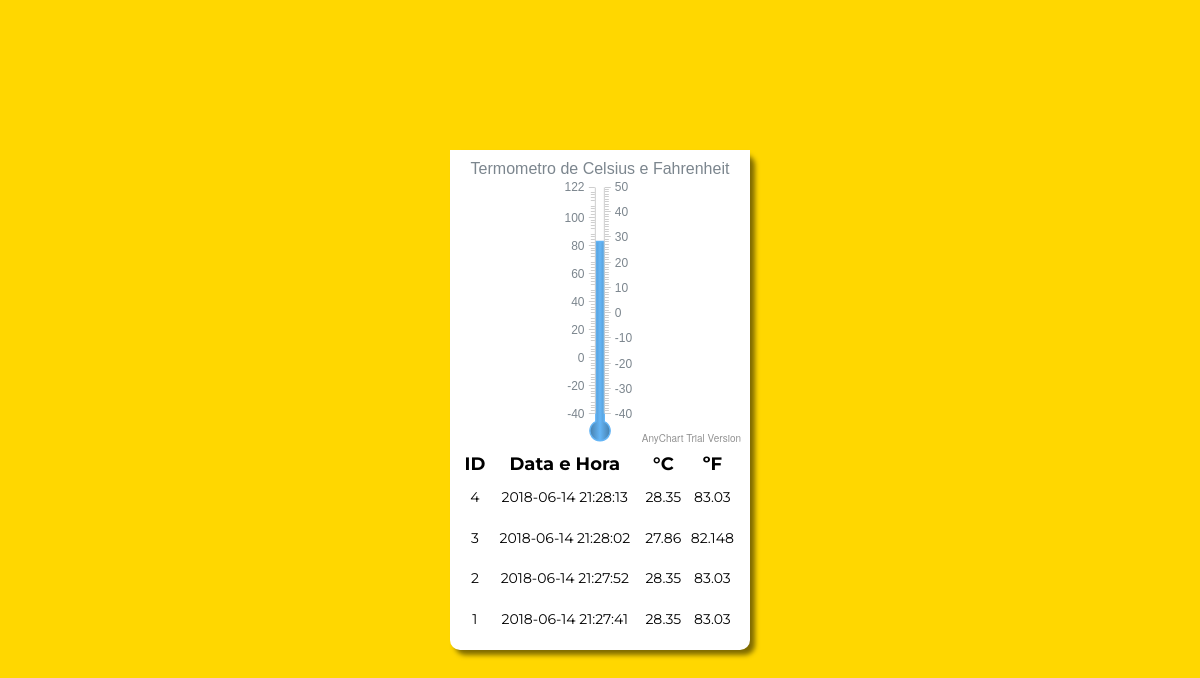
The page / on the database its author committed.
### tables this page shows
CREATE TABLE `Temperatura` (
  `wea_id` int(11) NOT NULL,
  `wea_date` datetime NOT NULL,
  `wea_temp` varchar(5) NOT NULL
);

### index.php (the view, shortened to what this page needs)
<?php
include("scripts/conexao.php");
$consulta = "SELECT * FROM `Temperatura` ORDER BY `Temperatura`.`wea_id` DESC LIMIT 0, 5";
$result = $con->query($consulta) or die ($con->error);
?>
<html lang="en">
	<head>
 		<link rel="stylesheet" type="text/css" href="style.css">
  		<link href="css/anychart-ui.min.css" rel="stylesheet" type="text/css">
	</head>
	<body onload="javascript:atualizar();">
    	<main id="principal">
    		<section id = "secundaria">
				<div id="container"></div>
          		<div id="temp"><center>
            		<table id = "table">
                    	<thead>
                        	<tr>
                            	<th>ID</th>
                            	<th>Data e Hora</th>
                            	<th>°C</th>
                            	<th>ºF</th>
                            </tr>
                        </thead>
                        <tbody>
                        	<?php while($row = $result->fetch_array()){ ?>
                            <tr>
                            	<td><?php echo $row["wea_id"];?></td>
                            	<td><?php echo $row["wea_date"];?></td>
                            	<td><?php echo $row["wea_temp"];?></td>
                             	<td><?php echo ((9/5)*($row["wea_temp"]))+32;?></td>
                            </tr>
                                <?php } ?>
                        </tbody>
                    </table>
          		</center></div>
        	</section>
    	</main>
	</body>
</html>

### style.css (style rules this page uses)
body { margin: 0px; }
html, body, #container { width: 100%; height: 100%; margin: 0; padding: 0; }
#principal { width: 100vw; height: 100vh; background: #FFF; display: flex; flex-direction: row; justify-content: center; align-items: center }
#secundaria { width: 300px; height: 500px; background: #fff; box-shadow: 5px 5px 5px rgba(0,0,0,0.5); border-radius: 10px; }
html, body, #container { width: 300px; height: 300px; margin: 0; padding: 0; }
#table { width: 280px; height: 190px; margin-top: 0px; }
tr th { font-family: 'Montserrat', sans-serif; color: #000; font-size: 18px; text-align: center; }
tr td { font-family: 'Montserrat', sans-serif; color: #000; font-size: 14px; text-align: center; }

### rows shown on the page
temperatura: wea_id "4", wea_date "2018-06-14 21:28:13", wea_temp "28.35", ((9/5)*($row["wea_temp"]))+32 "83.03"
temperatura: wea_id "3", wea_date "2018-06-14 21:28:02", wea_temp "27.86", ((9/5)*($row["wea_temp"]))+32 "82.148"
temperatura: wea_id "2", wea_date "2018-06-14 21:27:52", wea_temp "28.35", ((9/5)*($row["wea_temp"]))+32 "83.03"
temperatura: wea_id "1", wea_date "2018-06-14 21:27:41", wea_temp "28.35", ((9/5)*($row["wea_temp"]))+32 "83.03"
